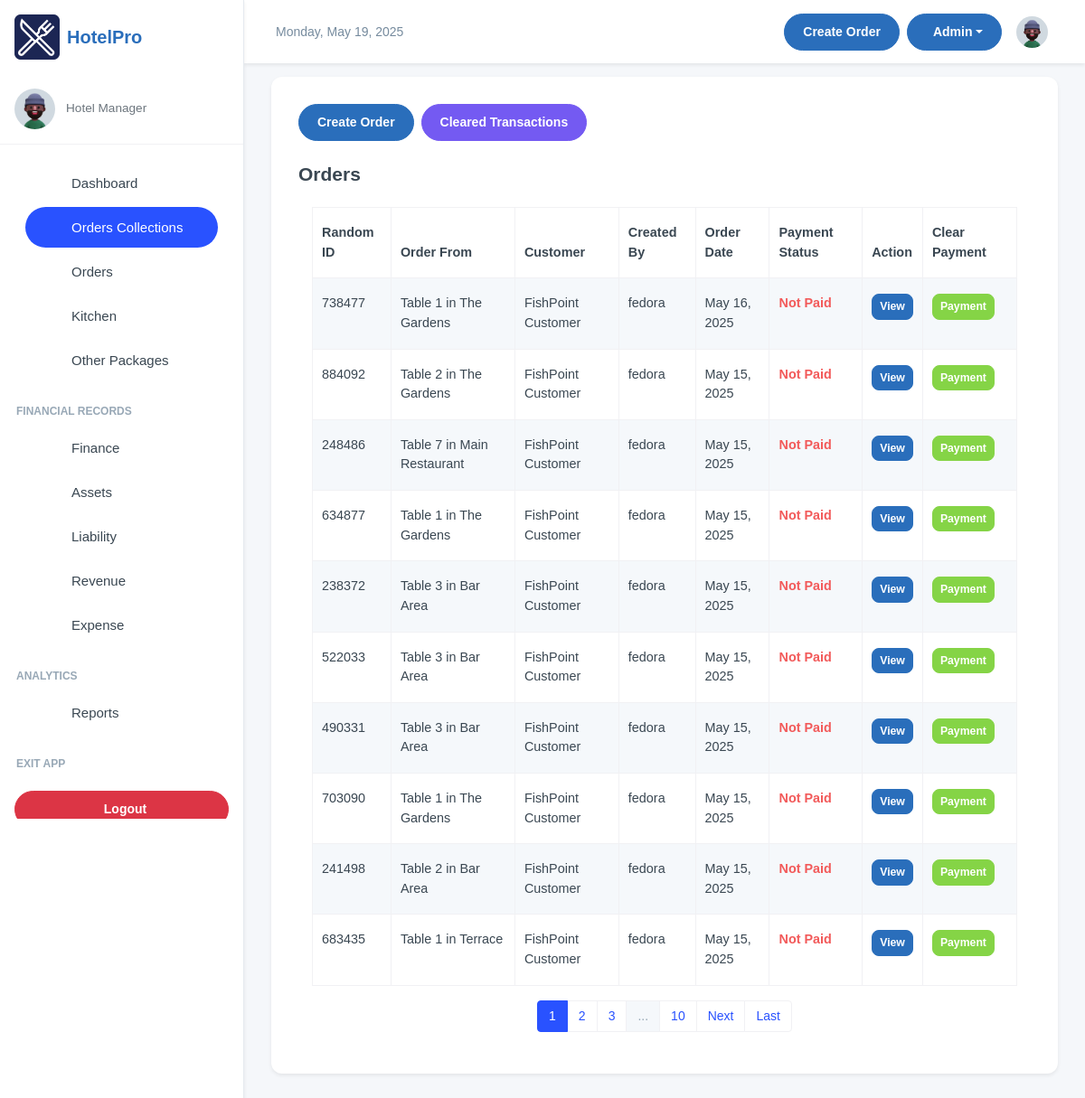
The app's page /manager/orders_transactions/ (signed in), older data.
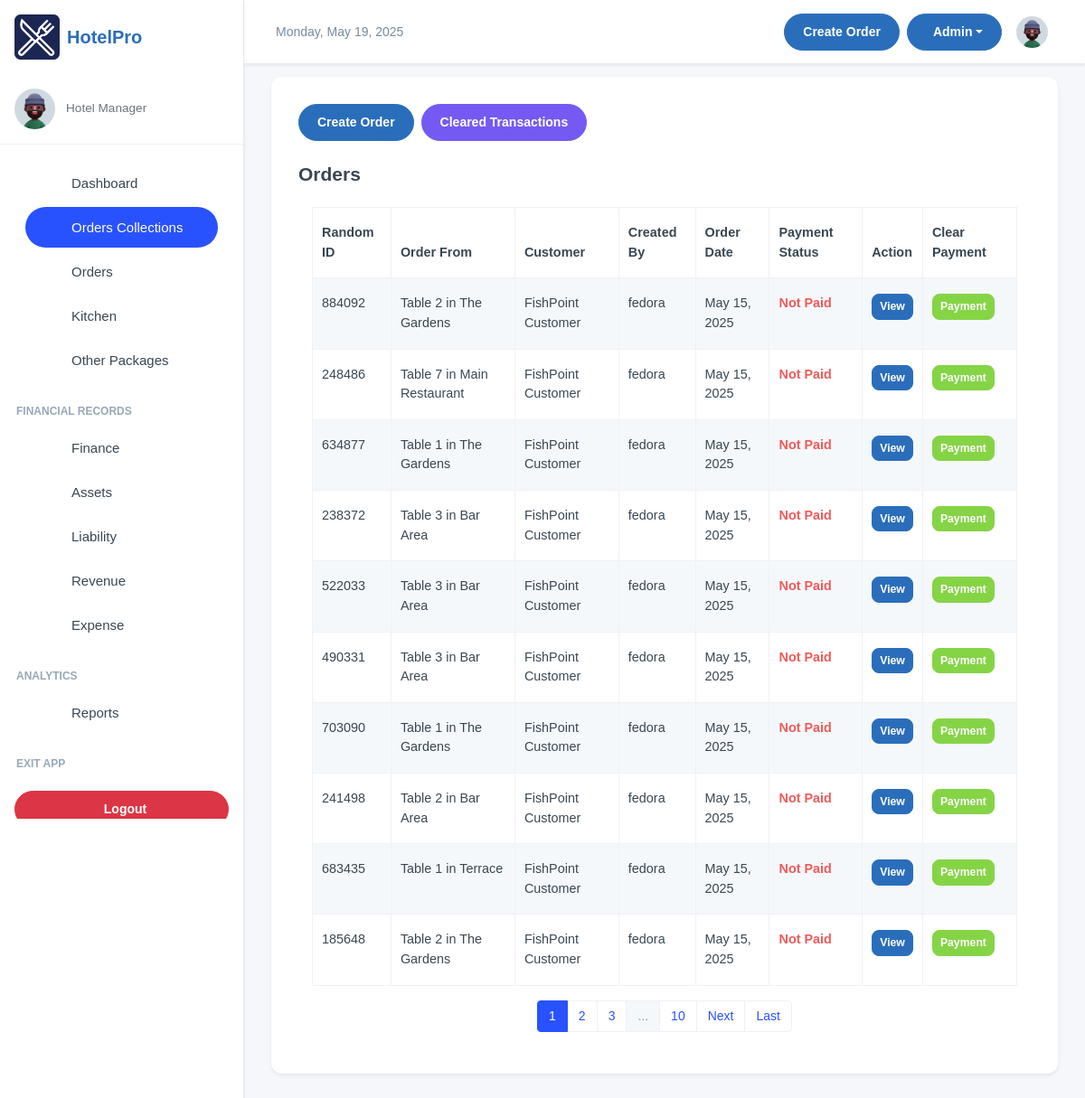
The same page, newer data.
### inventory/models.py (models this page shows, shortened)
class OrderTransaction(models.Model):
    pay_mode = (
        ("NO PAYMENT", "NO PAYMENT"),
        ("CASH", "CASH"),
        ("MOMO PAY", "MOMO PAY"),
        ("AIRTEL PAY", "AIRTEL PAY"),
        ("BANK CARD", "BANK CARD"),
    )
    random_id = models.CharField(max_length=6, unique=True, editable=False, default=generate_random_id)
    customer_name = models.CharField(max_length=255, blank=True, null=True, default="FishPoint Customer")
    dining_area = models.ForeignKey(DiningArea, on_delete=models.SET_NULL, null=True, blank=True)
    table = models.ForeignKey(Table, on_delete=models.SET_NULL, null=True, blank=True )
    special_notes = models.TextField(default="Null")
    created = models.DateField(auto_now_add=True, blank=True, null=True)
    payment_mode = models.CharField(default="NO PAYMENT", max_length=50, choices=pay_mode)
    transaction_id = models.CharField(blank=True, null=True, max_length=100)
    created_by = models.ForeignKey(User, on_delete=models.SET_NULL, null=True, blank=True)
    updated = models.DateField(auto_now=True, blank=True, null=True)
    class Meta:
        ordering = ['-created']

class Table(models.Model):
    table_number = models.IntegerField()
    dining_area = models.ForeignKey(DiningArea, on_delete=models.CASCADE, related_name='tables')
    capacity = models.IntegerField()  # Number of seats at the table
    is_available = models.BooleanField(default=True)
    def __str__(self):
        return f"Table {self.table_number} in {self.dining_area.name}"

class DiningArea(models.Model):
    name = models.CharField(max_length=255)
    description = models.TextField(blank=True, null=True)

### inventory/views.py (the view)
# urls.py: path('orders_transactions/', views.orderTransactions, name='order_transactions'),
@login_required(login_url="/user/login/")
def orderTransactions(request):
    orders_list = OrderTransaction.objects.using('default').filter(payment_mode="NO PAYMENT").order_by('-updated', '-id')
    paginator = Paginator(orders_list, 10)
    page_number = request.GET.get('page')
    orders_list = paginator.get_page(page_number)
    return render(request, "ordertransactions.html", {"orders_list":orders_list})

### inventory/templates/ordertransactions.html (shortened to what this page needs)
{% extends 'base.html' %}
{% block content %}
<div class="card">
    <div class="card-body">
        <div class="d-flex flex-wrap justify-content-between align-items-center mb-4">
            <div class="d-flex flex-wrap gap-2 mb-3 mb-md-0">
                <a href="/manager/add-order/" class="btn btn-primary">
                     Create Order
                </a>
                <a href="/manager/cleared_transactions/" class="btn btn-info">
                     Cleared Transactions
                </a>
            </div>
        </div>
        <h4 class="fw-semibold mb-2">Orders</h4>
        <div class="container mt-2">
            <table class="table table-striped table-bordered">
                <thead class="bg-dark text-light">
                    <tr>
                        <th>Random ID</th>
                        <th>Order From</th>
                        <th>Customer</th>
                        <th>Created By</th>
                        <th>Order Date</th>
                        <th>Payment Status</th>
                        <th>Action</th>
                        <th>Clear Payment</th>
                    </tr>
                </thead>
                <tbody>
                    {% for order in orders_list %}
                    {% if order.payment_mode == "NO PAYMENT" %}
                    <tr>
                        <td>{{ order.random_id }}</td>
                        <td>{{ order.table }}</td>
                        <td>{{ order.customer_name }}</td>
                        <td>{{ order.created_by }}</td>
                        <td>{{ order.created }}</td>
                        <td class="text-danger fw-semibold">Not Paid</td>
                        <td>
                            <a href="/manager/orders_transactions/{{ order.id }}"
                                class="btn btn-primary btn-sm">View</a>
                        </td>
                        <td>
                            <button class="btn btn-success btn-sm" data-toggle="modal" data-target="#paymentModal"
                                data-order-id="{{ order.id }}" data-random-id="{{ order.random_id }}">
                                Payment
                            </button>
                        </td>
                    </tr>
                    {% endif %}
                    {% endfor %}
                </tbody>
            </table>
            {% if orders_list.paginator.num_pages > 1 %}
            <nav aria-label="Page navigation">
                <ul class="pagination justify-content-center">
                    {% for page_num in orders_list.paginator.page_range %}
                    {% if page_num >= orders_list.number|add:'-2' and page_num <= orders_list.number|add:'2' %} <li
                        class="page-item {% if page_num == orders_list.number %}active{% endif %}">
                        <a class="page-link" href="?page={{ page_num }}">{{ page_num }}</a>
                        </li>
                        {% elif page_num == 1 or page_num == orders_list.paginator.num_pages %}
                        <li class="page-item">
                            <a class="page-link" href="?page={{ page_num }}">{{ page_num }}</a>
                        </li>
                        {% elif page_num == orders_list.number|add:'-3' or page_num == orders_list.number|add:'3' %}
                        <li class="page-item disabled"><span class="page-link">...</span></li>
                        {% endif %}
                        {% endfor %}
                        {% if orders_list.has_next %}
                        <li class="page-item">
                            <a class="page-link" href="?page={{ orders_list.next_page_number }}">Next</a>
                        </li>
                        <li class="page-item">
                            <a class="page-link" href="?page={{ orders_list.paginator.num_pages }}">Last</a>
                        </li>
                        {% endif %}
                </ul>
            </nav>
            {% endif %}
        </div>
    </div>
</div>
{% endblock content %}

Row changes from the older to the newer data that the page shows:
no longer on this page (row edited): OrderTransaction: random_id "738477", table "Table 1 in The Gardens", customer_name "FishPoint Customer", created_by "fedora", created "May 16, 2025"
now on this page (row unchanged): OrderTransaction: random_id "185648", table "Table 2 in The Gardens", customer_name "FishPoint Customer", created_by "fedora", created "May 15, 2025"
